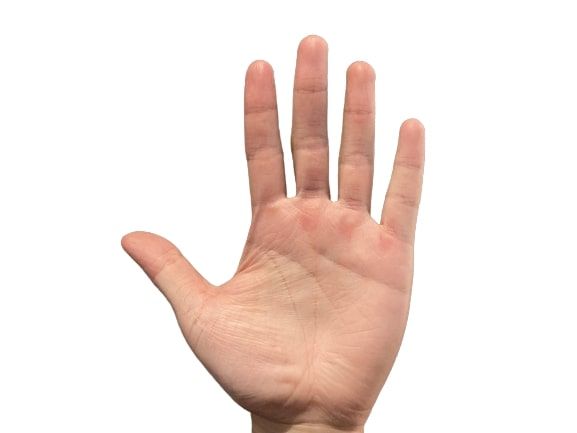
#> input picture detect/inputs/hand1_1.jpg, 577 x 433 px; its folder holds only this picture in this run
$ jupyter execute whitening.ipynb   (shell and % lines are left out)
#> lines starting #> are read from the running program, lines starting #| are printed output that depends on the picture; after the words box and inside, x2 and y2 are one past the last pixel; in counts of white or black regions, pixels touching at a corner belong together
[cell 1]
from google.colab import drive
from os.path import join
ROOT = "/content/drive"
drive.mount(ROOT)

[cell 2]
%cd "/content/drive/MyDrive/CV_project"

[cell 3]
import os
from glob import glob
import cv2 as cv
import matplotlib.pyplot as plt
import numpy as np

[cell 4]
img_paths = [img_path for img_path in glob('./inputs/*.jpg')]

for idx, img_path in enumerate(img_paths):
    img = cv.imread(img_path)
#> img is the input picture: shape (433, 577, 3); mean B, G, R 223.9, 229.5, 243.1

    hsv = cv.cvtColor(img, cv.COLOR_BGR2HSV)
#> hsv: shape (433, 577, 3); mean H, S, V 5, 23.8, 243.1
    lower = np.array([0, 20, 80], dtype="uint8")
    upper = np.array([50, 255, 255], dtype="uint8")
    mask = cv.inRange(hsv, lower, upper)
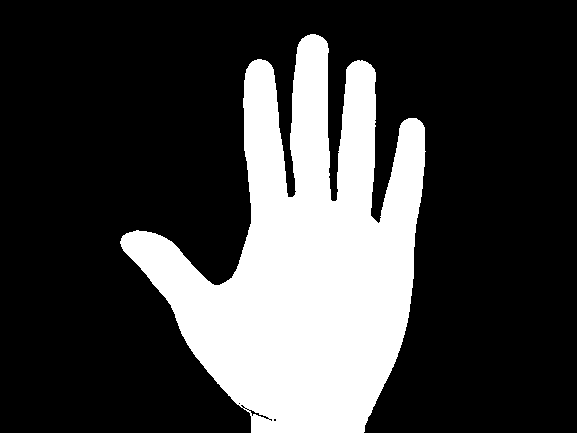
#> mask: shape (433, 577); 25.2% white; 1 white region, box (x1, y1, x2, y2) and area: (120, 34, 426, 433) 63080
    result = cv.bitwise_and(img, img, mask=mask)
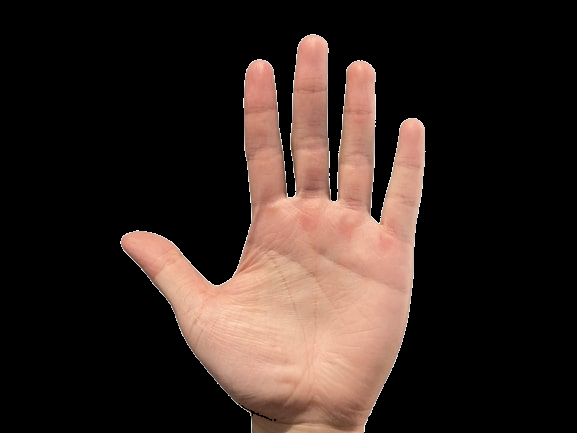
#> result: shape (433, 577, 3); mean B, G, R 33.5, 38.9, 52.5
    b, g, r = cv.split(result)
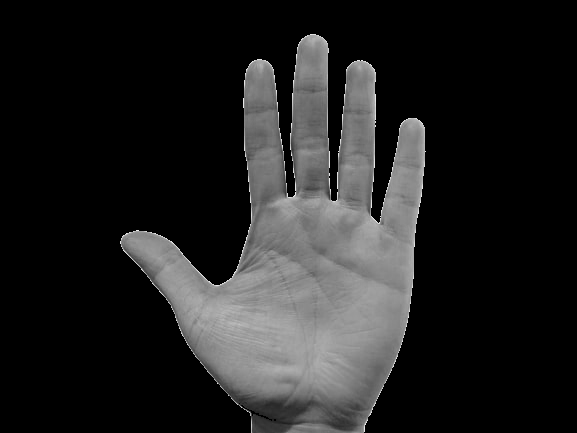
#> b: shape (433, 577); min 0, max 235, mean 33.5
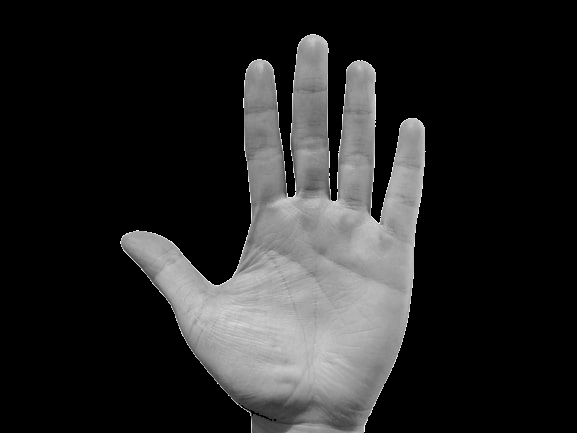
#> g: shape (433, 577); min 0, max 248, mean 38.9
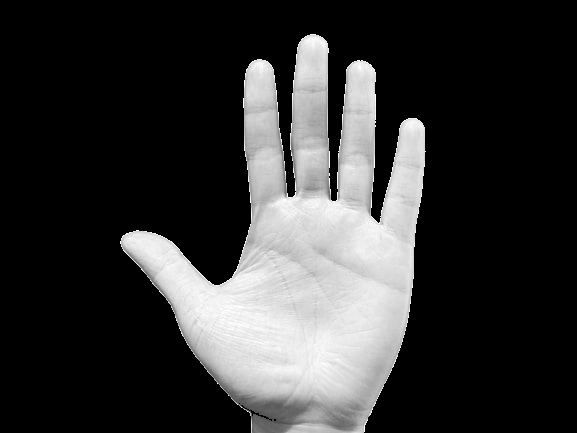
#> r: shape (433, 577); min 0, max 255, mean 52.5
    filter = g.copy()
    ret, mask = cv.threshold(filter, 10, 255, 1)
    img[mask==255] = 255
#> img: shape (433, 577, 3); 4.5% of pixels changed, all inside (x1, y1, x2, y2) = (111, 31, 433, 433)

    cv.imwrite('./inputs/image' + str(idx) + '.png', img)

$ run again, on detect/inputs/hand1_2.jpg
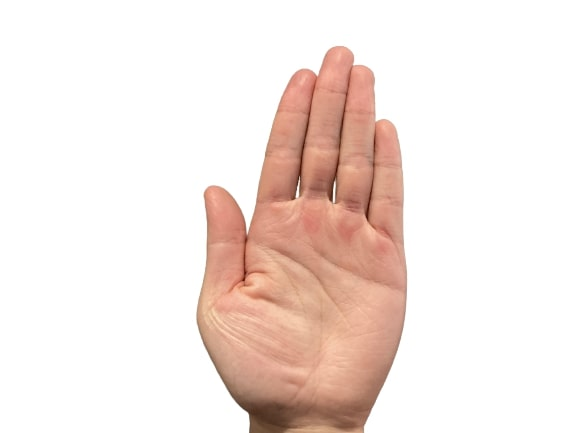
#> input picture detect/inputs/hand1_2.jpg, 577 x 433 px
#> img is the input picture: shape (433, 577, 3); mean B, G, R 225, 230.3, 243.7
#> hsv: shape (433, 577, 3); mean H, S, V 3.9, 23.4, 243.8
#> `mask = cv.inRange(hsv, lower, upper)`:
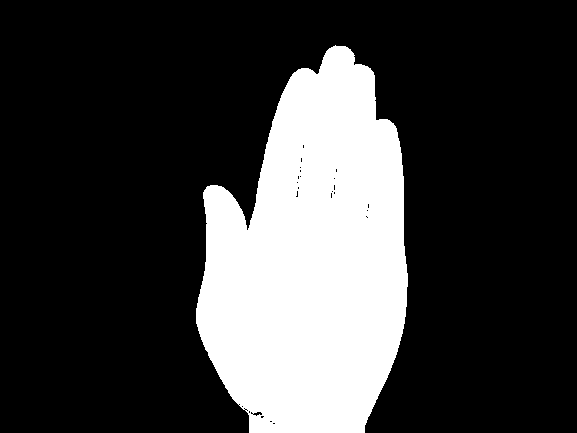
#> mask: shape (433, 577); 23.8% white; 1 white region, box (x1, y1, x2, y2) and area: (196, 45, 408, 433) 59348
#> `b, g, r = cv.split(result)`:
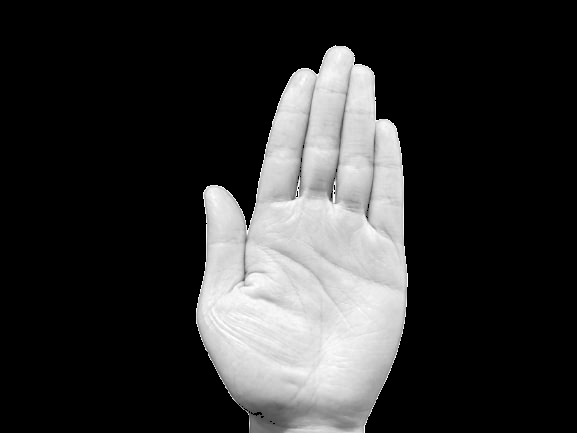
#> r: shape (433, 577); min 0, max 255, mean 49.4
#> img: shape (433, 577, 3); 2.77% of pixels changed, all inside (x1, y1, x2, y2) = (191, 31, 417, 433)
